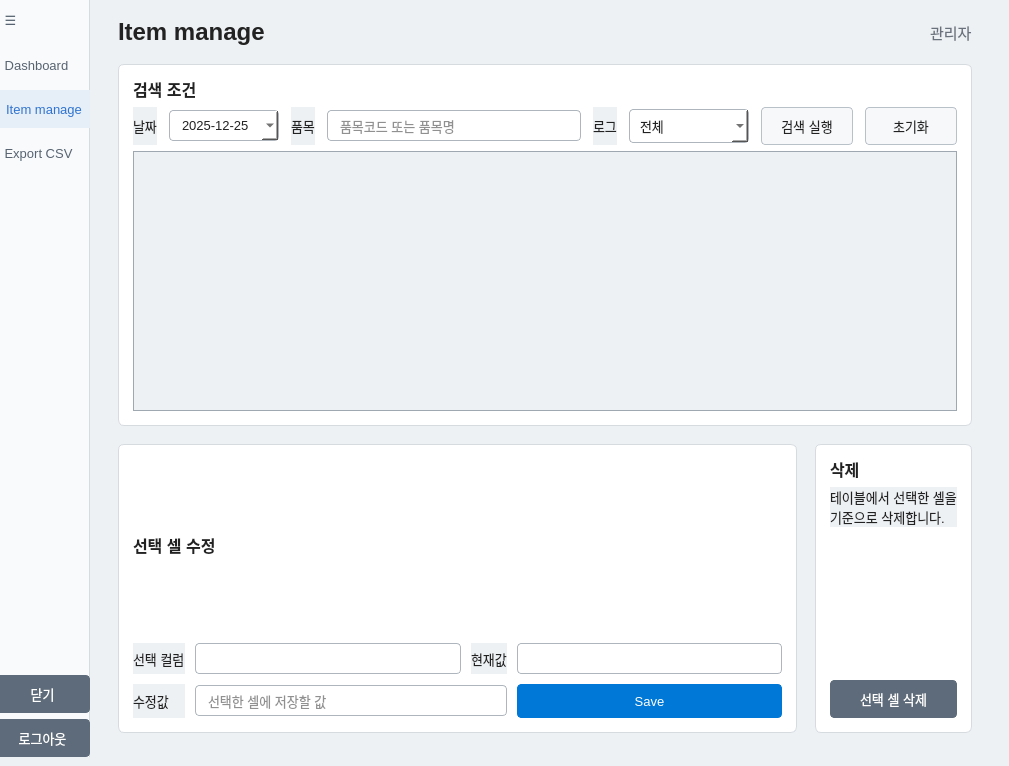
   <widget class="QWidget" name="itemManagePage">
    <property name="styleSheet">
     <string notr="true">QWidget {
    background-color: #eef1f4;
    color: #222222;
    font-family: Arial;
    font-size: 13px;
}
QFrame#itemManageCard, QFrame#itemEditCard, QFrame#itemDeleteCard {
    background-color: #ffffff;
    border: 1px solid #d6dbe0;
    border-radius: 6px;
}
QTableWidget {
    background-color: #eef1f4;
    gridline-color: #cfd5dc;
    border: 1px solid #9fa7b0;
    selection-background-color: #dcecff;
    selection-color: #222222;
}
QTableWidget::viewport {
    background-color: #eef1f4;
}
QHeaderView::section {
    background-color: #f3f5f8;
    border: 1px solid #cfd5dc;
    color: #0070b8;
    font-weight: bold;
    padding: 6px;
}
QLineEdit, QDateEdit, QComboBox {
    background-color: #ffffff;
    border: 1px solid #aeb5bd;
    border-radius: 4px;
    padding: 6px 10px;
}
QPushButton {
    background-color: #f7f8fa;
    color: #222222;
    border: 1px solid #b8c0c8;
    border-radius: 4px;
    padding: 8px 18px;
}</string>
    </property>
    <widget class="QFrame" name="itemManageSideBar">
     <property name="geometry">
      <rect>
       <x>-5</x>
       <y>0</y>
       <width>95</width>
       <height>757</height>
      </rect>
     </property>
     <property name="styleSheet">
      <string notr="true">QFrame#itemManageSideBar { background: #f8fafc; border-right: 1px solid #d6dbe0; }
QToolButton { background: transparent; border: 0; padding: 10px 4px; color: #586371; }
QToolButton:checked { background: #e6eef8; color: #2f74d0; border-left: 3px solid #2f74d0; }</string>
     </property>
     <layout class="QVBoxLayout" name="itemManageSideBarLayout">
      <property name="leftMargin">
       <number>0</number>
      </property>
      <property name="topMargin">
       <number>0</number>
      </property>
      <property name="rightMargin">
       <number>0</number>
      </property>
      <property name="bottomMargin">
       <number>0</number>
      </property>
      <item>
       <widget class="QToolButton" name="btnMenuItemPage">
        <property name="text">
         <string>☰</string>
        </property>
       </widget>
      </item>
      <item>
       <widget class="QToolButton" name="btnDashboardMenu_2">
        <property name="text">
         <string>Dashboard</string>
        </property>
        <property name="checkable">
         <bool>true</bool>
        </property>
        <property name="toolButtonStyle">
         <enum>Qt::ToolButtonStyle::ToolButtonTextUnderIcon</enum>
        </property>
       </widget>
      </item>
      <item>
       <widget class="QToolButton" name="btnInventoryMenu_2">
        <property name="text">
         <string>Item manage</string>
        </property>
        <property name="checkable">
         <bool>true</bool>
        </property>
        <property name="checked">
         <bool>true</bool>
        </property>
        <property name="toolButtonStyle">
         <enum>Qt::ToolButtonStyle::ToolButtonTextUnderIcon</enum>
        </property>
       </widget>
      </item>
      <item>
       <widget class="QToolButton" name="btnExport_2">
        <property name="text">
         <string>Export CSV</string>
        </property>
        <property name="toolButtonStyle">
         <enum>Qt::ToolButtonStyle::ToolButtonTextUnderIcon</enum>
        </property>
       </widget>
      </item>
      <item>
       <spacer name="itemManageSideBarSpacer">
        <property name="orientation">
         <enum>Qt::Orientation::Vertical</enum>
        </property>
        <property name="sizeHint" stdset="0">
         <size>
          <width>20</width>
          <height>40</height>
         </size>
        </property>
       </spacer>
      </item>
      <item>
       <widget class="QPushButton" name="CloseButton_3">
        <property name="styleSheet">
         <string notr="true">background-color: #5d6b7a;
color: white;
border: 1px solid #5d6b7a;
border-radius: 4px;
</string>
        </property>
        <property name="text">
         <string>닫기</string>
        </property>
       </widget>
      </item>
      <item>
       <widget class="QPushButton" name="LogoutButton_2">
        <property name="styleSheet">
         <string notr="true">background-color: #5d6b7a;
color: white;
border: 1px solid #5d6b7a;
border-radius: 4px;
</string>
        </property>
        <property name="text">
         <string>로그아웃</string>
        </property>
       </widget>
      </item>
     </layout>
    </widget>
    <widget class="QWidget" name="itemManageContent">
     <property name="geometry">
      <rect>
       <x>90</x>
       <y>0</y>
       <width>910</width>
       <height>757</height>
      </rect>
     </property>
     <layout class="QVBoxLayout" name="itemManageContentLayout">
      <property name="spacing">
       <number>18</number>
      </property>
      <property name="leftMargin">
       <number>28</number>
      </property>
      <property name="topMargin">
       <number>18</number>
      </property>
      <property name="rightMargin">
       <number>28</number>
      </property>
      <property name="bottomMargin">
       <number>24</number>
      </property>
      <item>
       <layout class="QHBoxLayout" name="itemManageTopLayout">
        <item>
         <widget class="QLabel" name="labelItemManageTitle">
          <property name="styleSheet">
           <string notr="true">font-size: 24px; font-weight: bold; background: transparent;</string>
          </property>
          <property name="text">
           <string>Item manage</string>
          </property>
         </widget>
        </item>
        <item>
         <spacer name="itemManageTopSpacer">
          <property name="orientation">
           <enum>Qt::Orientation::Horizontal</enum>
          </property>
          <property name="sizeHint" stdset="0">
           <size>
            <width>40</width>
            <height>20</height>
           </size>
          </property>
         </spacer>
        </item>
        <item>
         <widget class="QLabel" name="labelUser_2">
          <property name="styleSheet">
           <string notr="true">background: transparent; color: #68717c; font-size: 15px;</string>
          </property>
          <property name="text">
           <string>관리자</string>
          </property>
         </widget>
        </item>
       </layout>
      </item>
      <item>
       <widget class="QFrame" name="itemManageCard">
        <layout class="QVBoxLayout" name="itemManageCardLayout">
         <property name="leftMargin">
          <number>14</number>
         </property>
         <property name="topMargin">
          <number>12</number>
         </property>
         <property name="rightMargin">
          <number>14</number>
         </property>
         <property name="bottomMargin">
          <number>14</number>
         </property>
         <item>
          <widget class="QLabel" name="labelSearchAreaTitle">
           <property name="styleSheet">
            <string notr="true">font-size: 16px; font-weight: bold; background: transparent;</string>
           </property>
           <property name="text">
            <string>검색 조건</string>
           </property>
          </widget>
         </item>
         <item>
          <layout class="QGridLayout" name="searchConditionLayout">
           <property name="horizontalSpacing">
            <number>12</number>
           </property>
           <property name="verticalSpacing">
            <number>10</number>
           </property>
           <item row="0" column="0">
            <widget class="QLabel" name="labelSearchDate">
             <property name="text">
              <string>날짜</string>
             </property>
            </widget>
           </item>
           <item row="0" column="1">
            <widget class="QDateEdit" name="dateSearch">
             <property name="dateTime">
              <datetime>
               <hour>0</hour>
               <minute>0</minute>
               <second>0</second>
               <year>2025</year>
               <month>12</month>
               <day>25</day>
              </datetime>
             </property>
             <property name="displayFormat">
              <string>yyyy-MM-dd</string>
             </property>
             <property name="calendarPopup">
              <bool>true</bool>
             </property>
            </widget>
           </item>
           <item row="0" column="2">
            <widget class="QLabel" name="labelSearchItem">
             <property name="text">
              <string>품목</string>
             </property>
            </widget>
           </item>
           <item row="0" column="3">
            <widget class="QLineEdit" name="editSearchItem">
             <property name="placeholderText">
              <string>품목코드 또는 품목명</string>
             </property>
            </widget>
           </item>
           <item row="0" column="4">
            <widget class="QLabel" name="labelSearchLogType">
             <property name="text">
              <string>로그</string>
             </property>
            </widget>
           </item>
           <item row="0" column="5">
            <widget class="QComboBox" name="comboLogType">
             <property name="minimumSize">
              <size>
               <width>120</width>
               <height>34</height>
              </size>
             </property>
             <item>
              <property name="text">
               <string>전체</string>
              </property>
             </item>
             <item>
              <property name="text">
               <string>입고</string>
              </property>
             </item>
             <item>
              <property name="text">
               <string>출고</string>
              </property>
             </item>
             <item>
              <property name="text">
               <string>삭제</string>
              </property>
             </item>
            </widget>
           </item>
           <item row="0" column="6">
            <widget class="QPushButton" name="btnSearchExecute">
             <property name="minimumSize">
              <size>
               <width>92</width>
               <height>34</height>
              </size>
             </property>
             <property name="text">
              <string>검색 실행</string>
             </property>
            </widget>
           </item>
           <item row="0" column="7">
            <widget class="QPushButton" name="btnResetSearch">
             <property name="minimumSize">
              <size>
               <width>92</width>
               <height>34</height>
              </size>
             </property>
             <property name="text">
              <string>초기화</string>
             </property>
            </widget>
           </item>
          </layout>
         </item>
         <item>
          <widget class="QTableWidget" name="tableItemManageResult">
           <property name="minimumSize">
            <size>
             <width>0</width>
             <height>260</height>
            </size>
           </property>
           <property name="styleSheet">
            <string notr="true">QTableWidget,
QTableWidget::viewport {
    background-color: #eef1f4;
}
QTableWidget {
    gridline-color: #cfd5dc;
    border: 1px solid #9fa7b0;
}</string>
           </property>
           <property name="alternatingRowColors">
            <bool>true</bool>
           </property>
           <property name="selectionBehavior">
            <enum>QAbstractItemView::SelectionBehavior::SelectItems</enum>
           </property>
          </widget>
         </item>
        </layout>
       </widget>
      </item>
      <item>
       <layout class="QHBoxLayout" name="itemManageBottomLayout">
        <property name="spacing">
         <number>18</number>
        </property>
        <item>
         <widget class="QFrame" name="itemEditCard">
          <layout class="QGridLayout" name="itemEditLayout">
           <property name="leftMargin">
            <number>14</number>
           </property>
           <property name="topMargin">
            <number>12</number>
           </property>
           <property name="rightMargin">
            <number>14</number>
           </property>
           <property name="bottomMargin">
            <number>14</number>
           </property>
           <property name="spacing">
            <number>10</number>
           </property>
           <item row="2" column="3">
            <widget class="QPushButton" name="btnSaveEdit">
             <property name="minimumSize">
              <size>
               <width>88</width>
               <height>34</height>
              </size>
             </property>
             <property name="styleSheet">
              <string notr="true">background-color: #0078d7;
color: white;
border: 1px solid #0078d7;
border-radius: 4px;</string>
             </property>
             <property name="text">
              <string>Save</string>
             </property>
            </widget>
           </item>
           <item row="0" column="0" colspan="4">
            <widget class="QLabel" name="labelEditTitle">
             <property name="styleSheet">
              <string notr="true">font-size: 16px; font-weight: bold; background: transparent;</string>
             </property>
             <property name="text">
              <string>선택 셀 수정</string>
             </property>
            </widget>
           </item>
           <item row="1" column="0">
            <widget class="QLabel" name="labelSelectedColumn">
             <property name="frameShape">
              <enum>QFrame::Shape::NoFrame</enum>
             </property>
             <property name="frameShadow">
              <enum>QFrame::Shadow::Plain</enum>
             </property>
             <property name="text">
              <string>선택 컬럼</string>
             </property>
            </widget>
           </item>
           <item row="1" column="2">
            <widget class="QLabel" name="labelCurrentValue">
             <property name="text">
              <string>현재값</string>
             </property>
            </widget>
           </item>
           <item row="2" column="0">
            <widget class="QLabel" name="labelNewValue">
             <property name="text">
              <string>수정값</string>
             </property>
            </widget>
           </item>
           <item row="1" column="3">
            <widget class="QLineEdit" name="editCurrentValue">
             <property name="readOnly">
              <bool>true</bool>
             </property>
            </widget>
           </item>
           <item row="2" column="1" colspan="2">
            <widget class="QLineEdit" name="editNewValue">
             <property name="placeholderText">
              <string>선택한 셀에 저장할 값</string>
             </property>
            </widget>
           </item>
           <item row="1" column="1">
            <widget class="QLineEdit" name="editSelectedColumn">
             <property name="readOnly">
              <bool>true</bool>
             </property>
            </widget>
           </item>
          </layout>
         </widget>
        </item>
        <item>
         <widget class="QFrame" name="itemDeleteCard">
          <property name="maximumSize">
           <size>
            <width>260</width>
            <height>16777215</height>
           </size>
          </property>
          <layout class="QVBoxLayout" name="itemDeleteLayout">
           <property name="leftMargin">
            <number>14</number>
           </property>
           <property name="topMargin">
            <number>12</number>
           </property>
           <property name="rightMargin">
            <number>14</number>
           </property>
           <property name="bottomMargin">
            <number>14</number>
           </property>
           <item>
            <widget class="QLabel" name="labelDeleteTitle">
             <property name="styleSheet">
              <string notr="true">font-size: 16px; font-weight: bold; background: transparent;</string>
             </property>
             <property name="text">
              <string>삭제</string>
             </property>
            </widget>
           </item>
           <item>
            <widget class="QLabel" name="labelDeleteHelp">
             <property name="text">
              <string>테이블에서 선택한 셀을 기준으로 삭제합니다.</string>
             </property>
             <property name="wordWrap">
              <bool>true</bool>
             </property>
            </widget>
           </item>
           <item>
            <spacer name="deleteCardSpacer">
             <property name="orientation">
              <enum>Qt::Orientation::Vertical</enum>
             </property>
             <property name="sizeHint" stdset="0">
              <size>
               <width>20</width>
               <height>20</height>
              </size>
             </property>
            </spacer>
           </item>
           <item>
            <widget class="QPushButton" name="btnDeleteSelectedCell">
             <property name="minimumSize">
              <size>
               <width>0</width>
               <height>36</height>
              </size>
             </property>
             <property name="styleSheet">
              <string notr="true">background-color: #5d6b7a;
color: white;
border: 1px solid #5d6b7a;
border-radius: 4px;</string>
             </property>
             <property name="text">
              <string>선택 셀 삭제</string>
             </property>
            </widget>
           </item>
          </layout>
         </widget>
        </item>
       </layout>
      </item>
     </layout>
    </widget>
   </widget>
